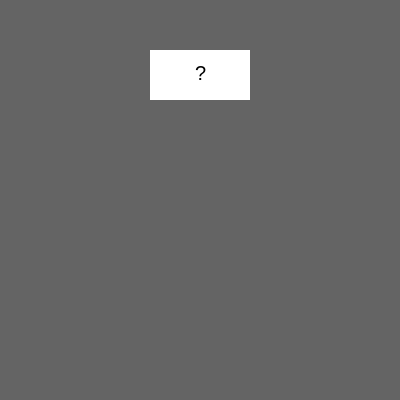
Frame 1 (no input)
Frame 60 (no input): identical to frame 1, image omitted
Frame 120 (the mouse pressed at the canvas centre since frame 60): identical to frame 1, image omitted

The p5.js sketch that drew this single still picture (run headless with seeded random() and noise() and a simulated clock; from frame 60 on, the mouse is pressed at the canvas centre):

// p5.js sketch
// ── sketch.js
var animal
function setup() {
  createCanvas(400, 400);
  textSize(20);
  noStroke();
  alert1 = "hell yeah"
  alert2 = ":("
  
  
  
}//end set up

function draw() {
  background(100);
  
  
  rect(150, 50,  100, 50); 
  text("?", 195, 80);
  
}// end draw

function mousePressed() {
  if (mouseX > 150 && mouseX < 250 && mouseY > 50 && mouseY < 150){
    var fav_animal = prompt("what is your favorite animal?");
    if (fav_animal == "raccoon"){
      alert(alert1);
    }
    else{
      alert(alert2);
    }
    
  }


}//end mouse pressed
